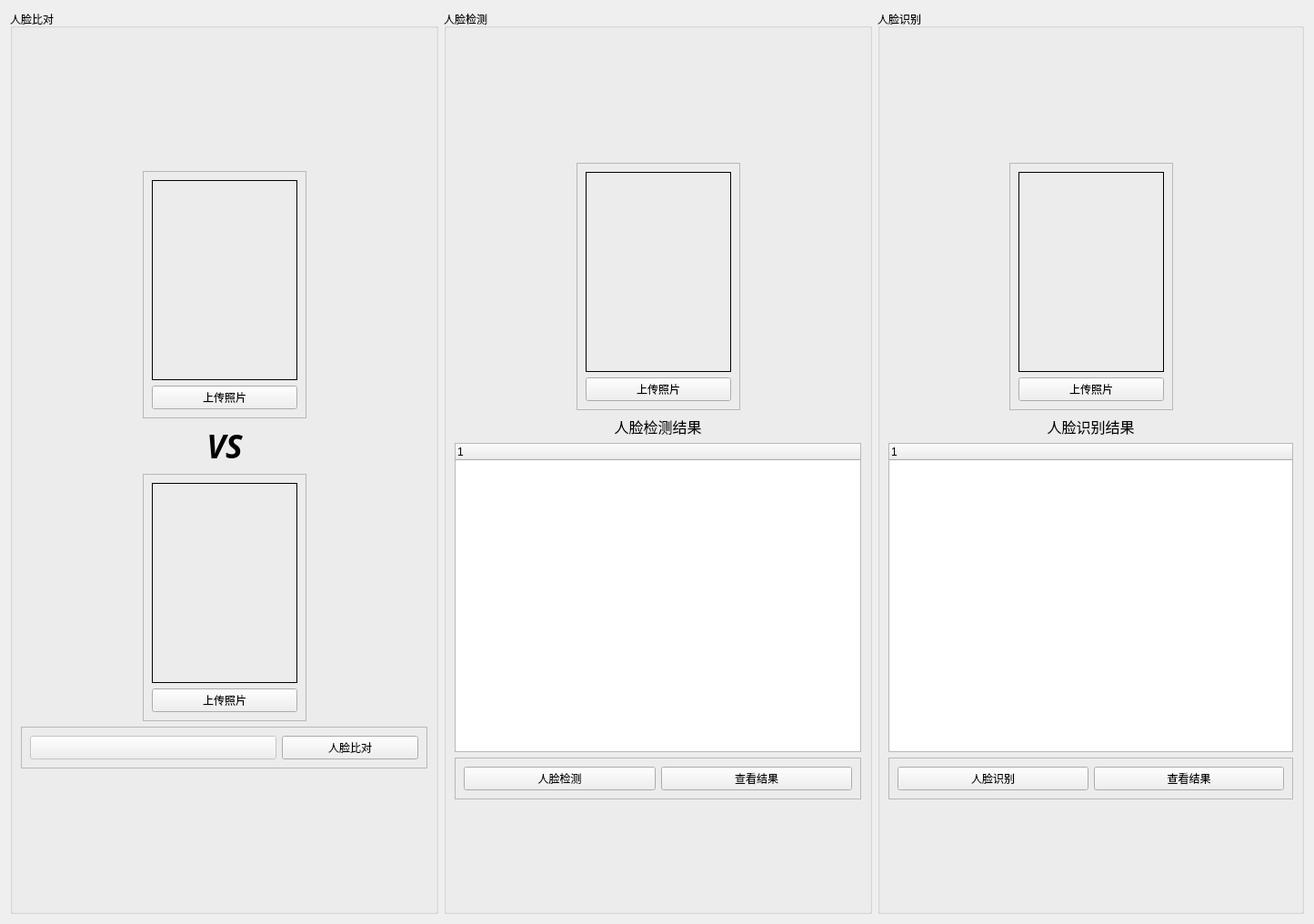
     <widget class="QWidget" name="smartTest">
      <layout class="QHBoxLayout" name="horizontalLayout_14">
       <item>
        <widget class="QGroupBox" name="groupBox_8">
         <property name="title">
          <string>人脸比对</string>
         </property>
         <layout class="QGridLayout" name="gridLayout_5">
          <item row="0" column="1">
           <spacer name="verticalSpacer">
            <property name="orientation">
             <enum>Qt::Vertical</enum>
            </property>
            <property name="sizeHint" stdset="0">
             <size>
              <width>20</width>
              <height>40</height>
             </size>
            </property>
           </spacer>
          </item>
          <item row="1" column="1">
           <widget class="QFrame" name="frame_8">
            <property name="frameShape">
             <enum>QFrame::StyledPanel</enum>
            </property>
            <property name="frameShadow">
             <enum>QFrame::Raised</enum>
            </property>
            <layout class="QVBoxLayout" name="verticalLayout_8">
             <item>
              <widget class="QLabel" name="label_compareImage1">
               <property name="minimumSize">
                <size>
                 <width>160</width>
                 <height>220</height>
                </size>
               </property>
               <property name="maximumSize">
                <size>
                 <width>160</width>
                 <height>220</height>
                </size>
               </property>
               <property name="frameShape">
                <enum>QFrame::Box</enum>
               </property>
               <property name="text">
                <string/>
               </property>
               <property name="alignment">
                <set>Qt::AlignCenter</set>
               </property>
              </widget>
             </item>
             <item>
              <widget class="QPushButton" name="pushButton_loadCompareImage1">
               <property name="text">
                <string>上传照片</string>
               </property>
              </widget>
             </item>
            </layout>
           </widget>
          </item>
          <item row="3" column="1">
           <widget class="QFrame" name="frame_9">
            <property name="frameShape">
             <enum>QFrame::StyledPanel</enum>
            </property>
            <property name="frameShadow">
             <enum>QFrame::Raised</enum>
            </property>
            <layout class="QVBoxLayout" name="verticalLayout_9">
             <item>
              <widget class="QLabel" name="label_compareImage2">
               <property name="minimumSize">
                <size>
                 <width>160</width>
                 <height>220</height>
                </size>
               </property>
               <property name="maximumSize">
                <size>
                 <width>160</width>
                 <height>220</height>
                </size>
               </property>
               <property name="frameShape">
                <enum>QFrame::Box</enum>
               </property>
               <property name="text">
                <string/>
               </property>
               <property name="alignment">
                <set>Qt::AlignCenter</set>
               </property>
              </widget>
             </item>
             <item>
              <widget class="QPushButton" name="pushButton_loadCompareImage2">
               <property name="text">
                <string>上传照片</string>
               </property>
              </widget>
             </item>
            </layout>
           </widget>
          </item>
          <item row="4" column="0" colspan="3">
           <widget class="QFrame" name="frame_10">
            <property name="frameShape">
             <enum>QFrame::StyledPanel</enum>
            </property>
            <property name="frameShadow">
             <enum>QFrame::Raised</enum>
            </property>
            <layout class="QHBoxLayout" name="horizontalLayout_11">
             <item>
              <widget class="QToolButton" name="toolButton_compareFaceResult">
               <property name="enabled">
                <bool>false</bool>
               </property>
               <property name="sizePolicy">
                <sizepolicy hsizetype="Preferred" vsizetype="Preferred">
                 <horstretch>0</horstretch>
                 <verstretch>0</verstretch>
                </sizepolicy>
               </property>
               <property name="text">
                <string/>
               </property>
              </widget>
             </item>
             <item>
              <widget class="QPushButton" name="pushButton_compareFace">
               <property name="maximumSize">
                <size>
                 <width>150</width>
                 <height>16777215</height>
                </size>
               </property>
               <property name="text">
                <string>人脸比对</string>
               </property>
              </widget>
             </item>
            </layout>
           </widget>
          </item>
          <item row="3" column="2">
           <spacer name="horizontalSpacer_8">
            <property name="orientation">
             <enum>Qt::Horizontal</enum>
            </property>
            <property name="sizeHint" stdset="0">
             <size>
              <width>127</width>
              <height>20</height>
             </size>
            </property>
           </spacer>
          </item>
          <item row="1" column="0">
           <spacer name="horizontalSpacer_5">
            <property name="orientation">
             <enum>Qt::Horizontal</enum>
            </property>
            <property name="sizeHint" stdset="0">
             <size>
              <width>128</width>
              <height>20</height>
             </size>
            </property>
           </spacer>
          </item>
          <item row="2" column="1">
           <widget class="QLabel" name="label_7">
            <property name="font">
             <font>
              <family>Bradley Hand ITC</family>
              <pointsize>26</pointsize>
              <weight>75</weight>
              <italic>true</italic>
              <bold>true</bold>
             </font>
            </property>
            <property name="mouseTracking">
             <bool>false</bool>
            </property>
            <property name="text">
             <string>VS</string>
            </property>
            <property name="alignment">
             <set>Qt::AlignCenter</set>
            </property>
           </widget>
          </item>
          <item row="3" column="0">
           <spacer name="horizontalSpacer_7">
            <property name="orientation">
             <enum>Qt::Horizontal</enum>
            </property>
            <property name="sizeHint" stdset="0">
             <size>
              <width>128</width>
              <height>20</height>
             </size>
            </property>
           </spacer>
          </item>
          <item row="1" column="2">
           <spacer name="horizontalSpacer_6">
            <property name="orientation">
             <enum>Qt::Horizontal</enum>
            </property>
            <property name="sizeHint" stdset="0">
             <size>
              <width>127</width>
              <height>20</height>
             </size>
            </property>
           </spacer>
          </item>
          <item row="5" column="1">
           <spacer name="verticalSpacer_2">
            <property name="orientation">
             <enum>Qt::Vertical</enum>
            </property>
            <property name="sizeHint" stdset="0">
             <size>
              <width>20</width>
              <height>40</height>
             </size>
            </property>
           </spacer>
          </item>
         </layout>
        </widget>
       </item>
       <item>
        <widget class="QGroupBox" name="groupBox_9">
         <property name="title">
          <string>人脸检测</string>
         </property>
         <layout class="QGridLayout" name="gridLayout_6">
          <item row="0" column="1">
           <spacer name="verticalSpacer_3">
            <property name="orientation">
             <enum>Qt::Vertical</enum>
            </property>
            <property name="sizeHint" stdset="0">
             <size>
              <width>20</width>
              <height>139</height>
             </size>
            </property>
           </spacer>
          </item>
          <item row="1" column="0">
           <spacer name="horizontalSpacer_9">
            <property name="orientation">
             <enum>Qt::Horizontal</enum>
            </property>
            <property name="sizeHint" stdset="0">
             <size>
              <width>128</width>
              <height>20</height>
             </size>
            </property>
           </spacer>
          </item>
          <item row="1" column="1">
           <widget class="QFrame" name="frame_11">
            <property name="frameShape">
             <enum>QFrame::StyledPanel</enum>
            </property>
            <property name="frameShadow">
             <enum>QFrame::Raised</enum>
            </property>
            <layout class="QVBoxLayout" name="verticalLayout_10">
             <item>
              <widget class="QLabel" name="label_detectImage">
               <property name="minimumSize">
                <size>
                 <width>160</width>
                 <height>220</height>
                </size>
               </property>
               <property name="maximumSize">
                <size>
                 <width>160</width>
                 <height>220</height>
                </size>
               </property>
               <property name="frameShape">
                <enum>QFrame::Box</enum>
               </property>
               <property name="text">
                <string/>
               </property>
               <property name="alignment">
                <set>Qt::AlignCenter</set>
               </property>
              </widget>
             </item>
             <item>
              <widget class="QPushButton" name="pushButton_loadDetectImage">
               <property name="text">
                <string>上传照片</string>
               </property>
              </widget>
             </item>
            </layout>
           </widget>
          </item>
          <item row="1" column="2">
           <spacer name="horizontalSpacer_10">
            <property name="orientation">
             <enum>Qt::Horizontal</enum>
            </property>
            <property name="sizeHint" stdset="0">
             <size>
              <width>127</width>
              <height>20</height>
             </size>
            </property>
           </spacer>
          </item>
          <item row="2" column="0" colspan="3">
           <widget class="QLabel" name="label_10">
            <property name="font">
             <font>
              <family>04b_21</family>
              <pointsize>12</pointsize>
             </font>
            </property>
            <property name="text">
             <string>人脸检测结果</string>
            </property>
            <property name="alignment">
             <set>Qt::AlignCenter</set>
            </property>
           </widget>
          </item>
          <item row="3" column="0" colspan="3">
           <widget class="QTreeWidget" name="treeWidget_detectResult">
            <property name="minimumSize">
             <size>
              <width>0</width>
              <height>340</height>
             </size>
            </property>
           </widget>
          </item>
          <item row="4" column="0" colspan="3">
           <widget class="QFrame" name="frame_12">
            <property name="frameShape">
             <enum>QFrame::StyledPanel</enum>
            </property>
            <property name="frameShadow">
             <enum>QFrame::Raised</enum>
            </property>
            <layout class="QHBoxLayout" name="horizontalLayout_12">
             <item>
              <widget class="QPushButton" name="pushButton_detectFace">
               <property name="text">
                <string>人脸检测</string>
               </property>
              </widget>
             </item>
             <item>
              <widget class="QPushButton" name="pushButton_viewDetectResult">
               <property name="text">
                <string>查看结果</string>
               </property>
              </widget>
             </item>
            </layout>
           </widget>
          </item>
          <item row="5" column="1">
           <spacer name="verticalSpacer_4">
            <property name="orientation">
             <enum>Qt::Vertical</enum>
            </property>
            <property name="sizeHint" stdset="0">
             <size>
              <width>20</width>
              <height>109</height>
             </size>
            </property>
           </spacer>
          </item>
         </layout>
        </widget>
       </item>
       <item>
        <widget class="QGroupBox" name="groupBox_10">
         <property name="title">
          <string>人脸识别</string>
         </property>
         <layout class="QGridLayout" name="gridLayout_7">
          <item row="0" column="1">
           <spacer name="verticalSpacer_5">
            <property name="orientation">
             <enum>Qt::Vertical</enum>
            </property>
            <property name="sizeHint" stdset="0">
             <size>
              <width>20</width>
              <height>139</height>
             </size>
            </property>
           </spacer>
          </item>
          <item row="1" column="0">
           <spacer name="horizontalSpacer_11">
            <property name="orientation">
             <enum>Qt::Horizontal</enum>
            </property>
            <property name="sizeHint" stdset="0">
             <size>
              <width>127</width>
              <height>20</height>
             </size>
            </property>
           </spacer>
          </item>
          <item row="1" column="1">
           <widget class="QFrame" name="frame_13">
            <property name="frameShape">
             <enum>QFrame::StyledPanel</enum>
            </property>
            <property name="frameShadow">
             <enum>QFrame::Raised</enum>
            </property>
            <layout class="QVBoxLayout" name="verticalLayout_11">
             <item>
              <widget class="QLabel" name="label_recognizeImage">
               <property name="minimumSize">
                <size>
                 <width>160</width>
                 <height>220</height>
                </size>
               </property>
               <property name="maximumSize">
                <size>
                 <width>160</width>
                 <height>220</height>
                </size>
               </property>
               <property name="frameShape">
                <enum>QFrame::Box</enum>
               </property>
               <property name="text">
                <string/>
               </property>
               <property name="alignment">
                <set>Qt::AlignCenter</set>
               </property>
              </widget>
             </item>
             <item>
              <widget class="QPushButton" name="pushButton_loadRecognizeImage">
               <property name="text">
                <string>上传照片</string>
               </property>
              </widget>
             </item>
            </layout>
           </widget>
          </item>
          <item row="1" column="2">
           <spacer name="horizontalSpacer_12">
            <property name="orientation">
             <enum>Qt::Horizontal</enum>
            </property>
            <property name="sizeHint" stdset="0">
             <size>
              <width>126</width>
              <height>20</height>
             </size>
            </property>
           </spacer>
          </item>
          <item row="2" column="0" colspan="3">
           <widget class="QLabel" name="label_12">
            <property name="font">
             <font>
              <family>04b_21</family>
              <pointsize>12</pointsize>
             </font>
            </property>
            <property name="text">
             <string>人脸识别结果</string>
            </property>
            <property name="alignment">
             <set>Qt::AlignCenter</set>
            </property>
           </widget>
          </item>
          <item row="3" column="0" colspan="3">
           <widget class="QTreeWidget" name="treeWidget_recognizeResult">
            <property name="minimumSize">
             <size>
              <width>0</width>
              <height>340</height>
             </size>
            </property>
           </widget>
          </item>
          <item row="4" column="0" colspan="3">
           <widget class="QFrame" name="frame_14">
            <property name="frameShape">
             <enum>QFrame::StyledPanel</enum>
            </property>
            <property name="frameShadow">
             <enum>QFrame::Raised</enum>
            </property>
            <layout class="QHBoxLayout" name="horizontalLayout_13">
             <item>
              <widget class="QPushButton" name="pushButton_recognizeFace">
               <property name="text">
                <string>人脸识别</string>
               </property>
              </widget>
             </item>
             <item>
              <widget class="QPushButton" name="pushButton_viewRecognizeResult">
               <property name="text">
                <string>查看结果</string>
               </property>
              </widget>
             </item>
            </layout>
           </widget>
          </item>
          <item row="5" column="1">
           <spacer name="verticalSpacer_6">
            <property name="orientation">
             <enum>Qt::Vertical</enum>
            </property>
            <property name="sizeHint" stdset="0">
             <size>
              <width>20</width>
              <height>114</height>
             </size>
            </property>
           </spacer>
          </item>
         </layout>
        </widget>
       </item>
      </layout>
     </widget>
